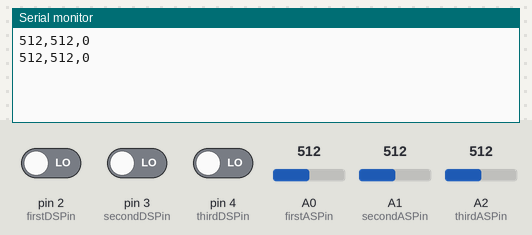
The sketch below on a simulated Arduino Uno, built with avr-gcc and run on an emulated ATmega328P. Shown: the last lines printed to the serial monitor. Inputs (shaded band) come from the test bench; at power-on: A0 (firstASPin) = 512, A1 (secondASPin) = 512, pin 4 (thirdDSPin) LOW, pin 2 (firstDSPin) LOW, pin 3 (secondDSPin) LOW, A2 (thirdASPin) = 512.

Above: at 5.8 s.
5.9 s: A0 (firstASPin) set to 716
At 10.7 s:
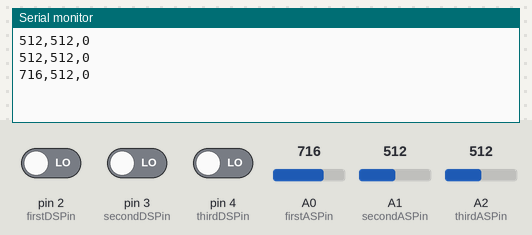
11.9 s: A1 (secondASPin) set to 716
At 16.4 s:
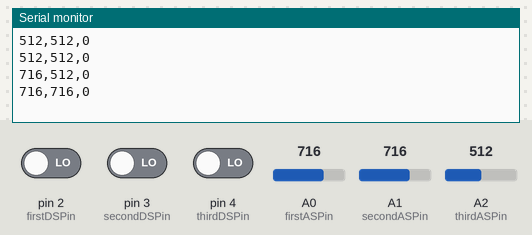
17.9 s: pin 4 (thirdDSPin) driven HIGH
At 21.0 s:
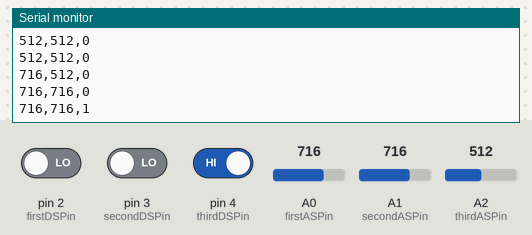
23.9 s: A0 (firstASPin) set to 900
At 25.6 s:
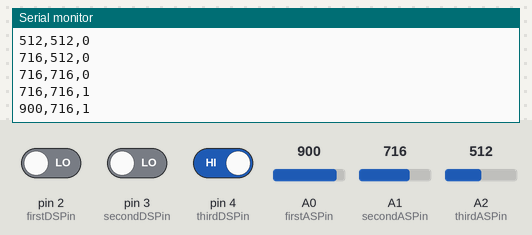
29.9 s: A1 (secondASPin) set to 900
At 31.3 s:
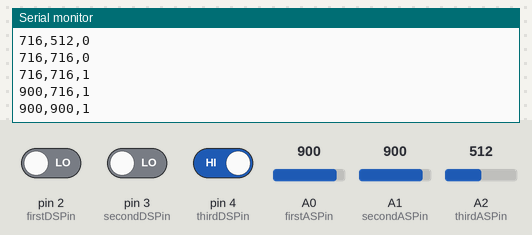
35.9 s: pin 4 (thirdDSPin) driven LOW
At 41.7 s:
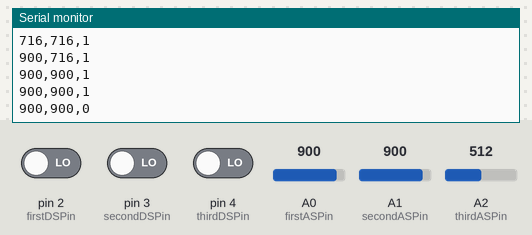
Timing chart, 0 to 42.9 s (numbered marks = the images above; inputs shaded):
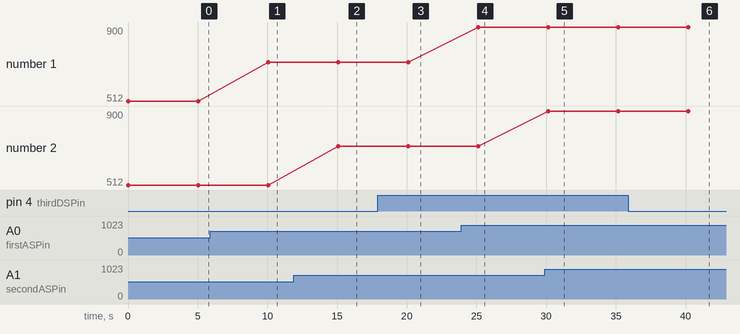

The sketch:

read_sensors.ino
```cpp
/*

code by Juan Arias 8/05/2018

This program sends data from air sensor:

Metano MQ4, AO: 0 DO:3
Air quality, AO: 1 DO:4
Sound, DO: 2


*/

// Pines
int firstASPin = A0;
int secondASPin = A1;
int thirdASPin = A2;
int firstDSPin = 2;
int secondDSPin = 3;
int thirdDSPin = 4;

//Variables
int firstAS = 0;
int secondAS = 0;
int thirdAS = 0;
int firstDS = 0;
int secondDS = 0;
int thirdDS = 0;


void setup(){
  //start serial port at 9600 bps:
  Serial.begin(9600);

  pinMode(firstDSPin,INPUT);
  pinMode(secondDSPin,INPUT);
  pinMode(thirdDSPin,INPUT);

  // establishContact();

}

void loop()
{

   // read  analog input, divide by 4 to make the range 0-255:
   firstAS = analogRead(firstASPin);
   delay(10);
   secondAS = analogRead(secondASPin);
   delay(10);
   thirdAS = analogRead(thirdASPin);

   // read digital input
   firstDS = digitalRead(firstDSPin);
   secondDS = digitalRead(secondDSPin);
   thirdDS = digitalRead(thirdDSPin);

   // send sensor values:
   Serial.println( String(firstAS) + ',' +  String(secondAS) + ',' + String(thirdDS) );
   delay(5000);
   // Serial.println(firstAS);
   // delay(1000);
   // Serial.println(secondAS);
   // delay(1000);
   // Serial.println(thirdDS);
   // delay(1000);

}


void establishContact() {
  while (Serial.available() <= 0) {
    Serial.print('A');   // send a capital A
    delay(300);
  }
}
```

Measured:
- after the input at 5.9 s, the serial monitor: prints a new line after 4.2 s (image 1)
- after the input at 11.9 s, the serial monitor: prints a new line after 3.2 s (image 2)
- after the input at 17.9 s, the serial monitor: prints a new line after 2.2 s (image 3)
- after the input at 23.9 s, the serial monitor: prints a new line after 1.2 s (image 4)
- after the input at 29.9 s, the serial monitor: prints a new line after 0.25 s (image 5)
- after the input at 35.9 s, the serial monitor: prints a new line after 4.3 s (image 6)
- plotted number 1: 512 → 716 after the input at 5.9 s, 716 → 900 after the input at 23.9 s
